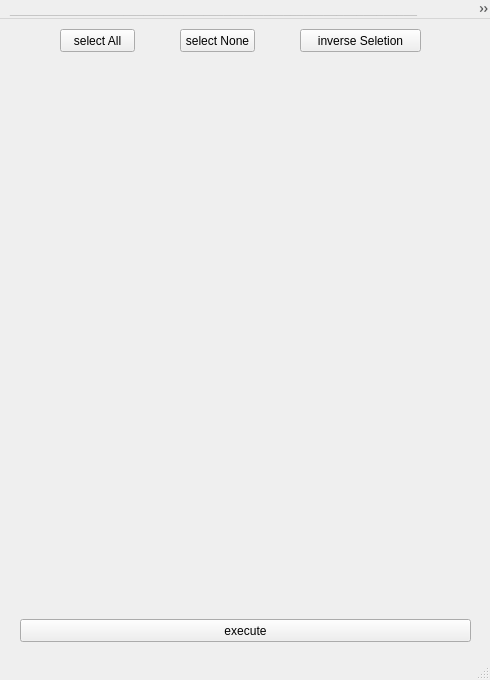
<?xml version="1.0" encoding="UTF-8"?>
<ui version="4.0">
 <class>TaskCreationPanel</class>
 <widget class="QMainWindow" name="TaskCreationPanel">
  <property name="geometry">
   <rect>
    <x>0</x>
    <y>0</y>
    <width>490</width>
    <height>680</height>
   </rect>
  </property>
  <property name="windowTitle">
   <string>Animation Checker</string>
  </property>
  <widget class="QWidget" name="centralwidget">
   <widget class="QPushButton" name="push_butt_execute">
    <property name="geometry">
     <rect>
      <x>20</x>
      <y>600</y>
      <width>451</width>
      <height>23</height>
     </rect>
    </property>
    <property name="toolTipDuration">
     <number>8</number>
    </property>
    <property name="text">
     <string>execute</string>
    </property>
   </widget>
   <widget class="QPushButton" name="pushButtSelectAll">
    <property name="geometry">
     <rect>
      <x>60</x>
      <y>10</y>
      <width>75</width>
      <height>23</height>
     </rect>
    </property>
    <property name="text">
     <string>select All</string>
    </property>
   </widget>
   <widget class="QPushButton" name="pushInverseSelection">
    <property name="geometry">
     <rect>
      <x>300</x>
      <y>10</y>
      <width>121</width>
      <height>23</height>
     </rect>
    </property>
    <property name="text">
     <string>inverse Seletion</string>
    </property>
   </widget>
   <widget class="QPushButton" name="pushButSelectNone">
    <property name="geometry">
     <rect>
      <x>180</x>
      <y>10</y>
      <width>75</width>
      <height>23</height>
     </rect>
    </property>
    <property name="text">
     <string>select None</string>
    </property>
   </widget>
  </widget>
  <widget class="QMenuBar" name="menubar">
   <property name="geometry">
    <rect>
     <x>0</x>
     <y>0</y>
     <width>490</width>
     <height>21</height>
    </rect>
   </property>
   <widget class="QMenu" name="menuinstructions">
    <property name="enabled">
     <bool>false</bool>
    </property>
    <property name="title">
     <string>_____________________________________________________________</string>
    </property>
   </widget>
   <widget class="QMenu" name="menuinstruction">
    <property name="title">
     <string>Instructions</string>
    </property>
   </widget>
   <addaction name="menuinstructions"/>
   <addaction name="menuinstruction"/>
  </widget>
  <widget class="QStatusBar" name="statusbar"/>
  <action name="actionfirst_steps_">
   <property name="text">
    <string>first steps</string>
   </property>
  </action>
  <action name="actionfirst_steps">
   <property name="text">
    <string>first steps</string>
   </property>
  </action>
 </widget>
 <resources/>
 <connections/>
</ui>
